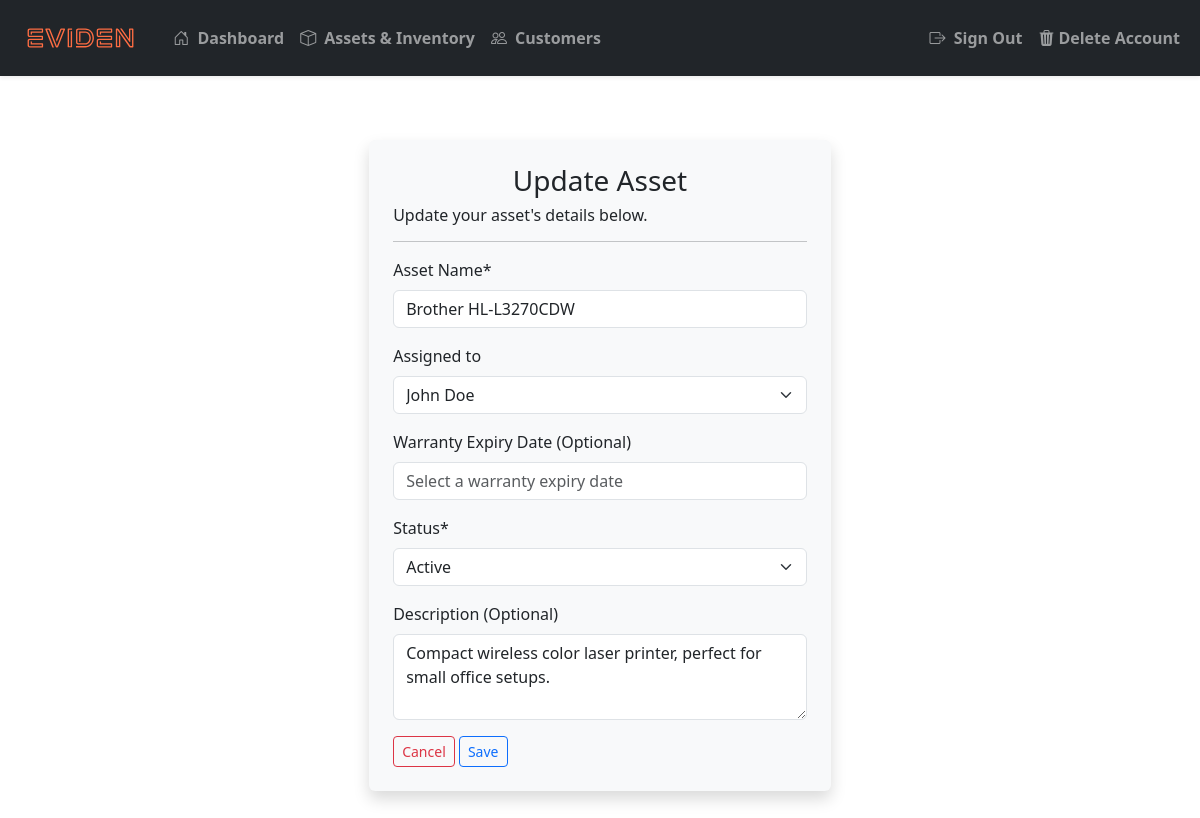
The page /assets/update/28/ (signed in) on the database as committed earlier.
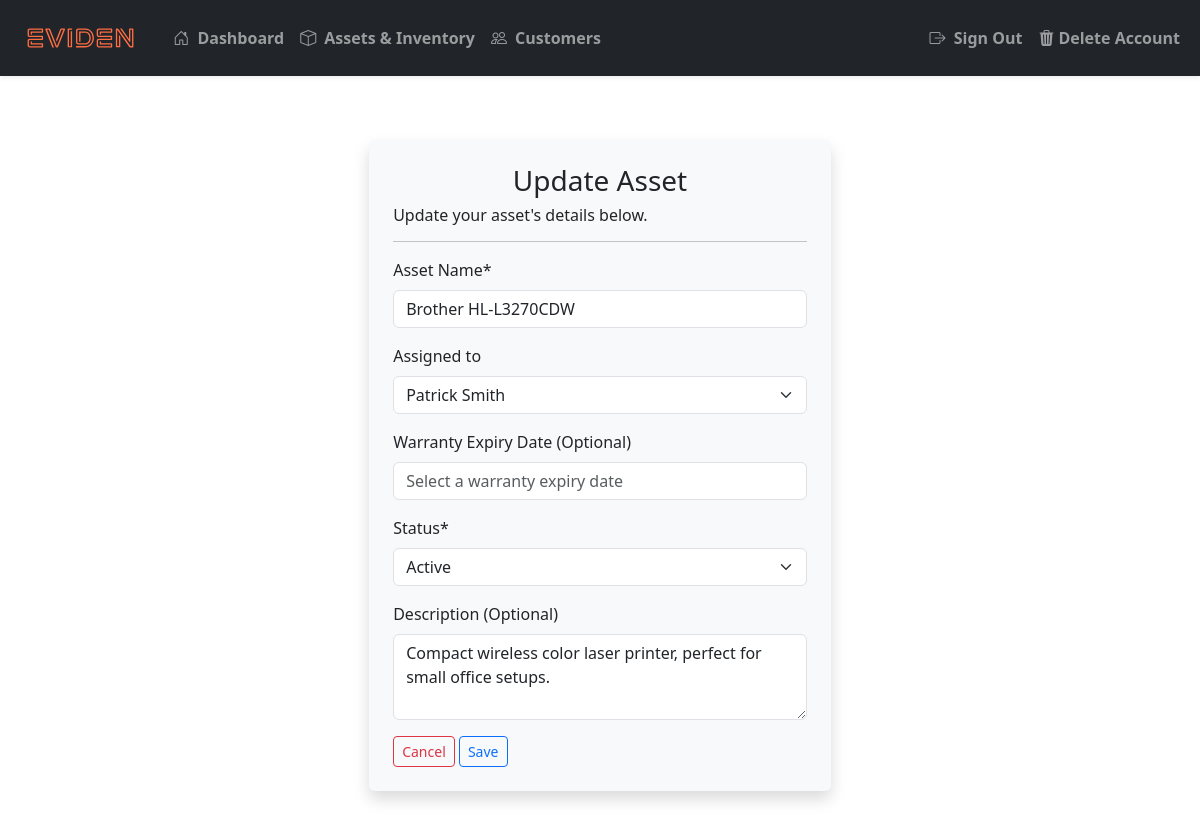
The same page on the database as committed later.
### inventory/models.py (models this page shows, shortened)
class Asset(models.Model):
    class StatusChoices(models.TextChoices):
        ACTIVE = 'Active', 'Active'
        PENDING_MAINTENANCE = 'Pending Maintenance', 'Pending Maintenance'
        DECOMMISSIONED = 'Decommissioned', 'Decommissioned'
    name = models.CharField(
        max_length=200,
        null=True,
        validators=[
            RegexValidator(
                regex=r'^(?=.*[a-zA-Z])(?=.*[a-zA-Z0-9]).+$',
                message="Asset name must contain at least one letter and cannot consist solely of special characters or numbers."
            )
        ]
    )
    assigned_to = models.ForeignKey(Customer, on_delete=models.SET_NULL, null=True, blank=True, related_name="assignment")
    warranty_expiry = models.DateField(null=True, blank=True)
    status = models.CharField(
        max_length=20,
        choices=StatusChoices.choices,
        default=StatusChoices.ACTIVE,
        null=False
    )
    description = models.CharField(
        max_length=450,
        null=True,
        blank=True,
        validators=[
            MinLengthValidator(10, message="Description must be at least 10 characters, or left empty.")
        ]
    )
    date_assigned = models.DateTimeField(auto_now_add=True)
    last_updated = models.DateTimeField(auto_now=True)  # Automatically updated when the asset is saved

class Customer(models.Model):
    name = models.CharField(
        max_length=200,
        null=True,
        validators=[
            RegexValidator(
                regex=r'^(?=.*[a-zA-Z])(?=.*[a-zA-Z0-9]).+$',
                message="Name must contain at least one letter and cannot consist solely of special characters or numbers."
            )
        ]
    )
    phone_number = models.CharField(
        max_length=20,
        null=True,
        blank=True,  # Allows empty input in forms
        validators=[
            RegexValidator(
                regex=r'^\+?(\(\d{1,4}\)|\d{1,4})?[\s\-]?\d{1,4}[\s\-]?\d{1,4}[\s\-]?\d{1,4}$',
                message="Phone number must start with an optional '+' followed by digits, with optional spaces, parentheses, or hyphens."
            )
        ]
    )
    email = models.CharField(
        max_length=200,
        unique=True,  # Ensures email uniqueness
        null=True,
        validators=[
            EmailValidator(message="Enter a valid email address.")
        ]
    )
    date_joined = models.DateTimeField(auto_now_add=True)
    def __str__(self):
        return self.name

### inventory/views/asset_views.py (the view)
# urls.py: path('assets/update/<int:asset_id>/', asset_views.update_asset, name='update-asset'),
@login_required(login_url='login')
def update_asset(request, asset_id):
    asset = get_object_or_404(Asset, id=asset_id)
    if request.method == 'POST':
        form = AssetForm(request.POST, instance=asset)
        if form.is_valid():
            form.save()
            messages.success(request, 'Asset record updated successfully.')
            return redirect_when_next(request, 'view-asset', asset_id=asset_id)
    else:
        form = AssetForm(instance=asset)
    return render(request, 'inventory/asset/update-asset.html', {'form': form})

### inventory/forms/asset_forms.py
class AssetForm(forms.ModelForm):
    class Meta:
        model = Asset
        fields = ['name', 'assigned_to', 'warranty_expiry', 'status', 'description']
    name = forms.CharField(
        widget=forms.TextInput(attrs={
            'class': 'form-control',
            'placeholder': 'Enter asset name',
        }),
        label='Asset Name',
        max_length=255,
        required=True
    )
    warranty_expiry = forms.DateField(
        widget=forms.TextInput(attrs={
            'class': 'form-control datepicker',
            'placeholder': 'Select a warranty expiry date',
        }),
        label='Warranty Expiry Date (Optional)',
        required=False
    )
    description = forms.CharField(
        widget=forms.Textarea(attrs={
            'class': 'form-control',
            'rows': 3,
            'placeholder': 'Enter asset description...',
        }),
        label='Description (Optional)',
        required=False
    )

### inventory/templates/inventory/asset/update-asset.html (shortened to what this page needs)
{% extends "inventory/base.html" %}
{% load crispy_forms_tags %}
{% block content %}
    <div class="container shadow p-4 bg-body-tertiary rounded col-12 col-md-5">
        <h3 class="text-center">Update Asset</h3>
        <h6>Update your asset's details below.</h6>
        <hr>
        <form method="POST" autocomplete="off">
            {{ form|crispy }}
            <button type="button" class="btn btn-outline-danger btn-sm" onclick="window.history.back()">Cancel</button>
            <button type="submit" class="btn btn-outline-primary btn-sm">Save</button>
        </form>
    </div>
{% endblock content %}

Rows that differ between the two databases and show on the page:
changed Asset "Active": assigned_to "John Doe" → "Patrick Smith"
